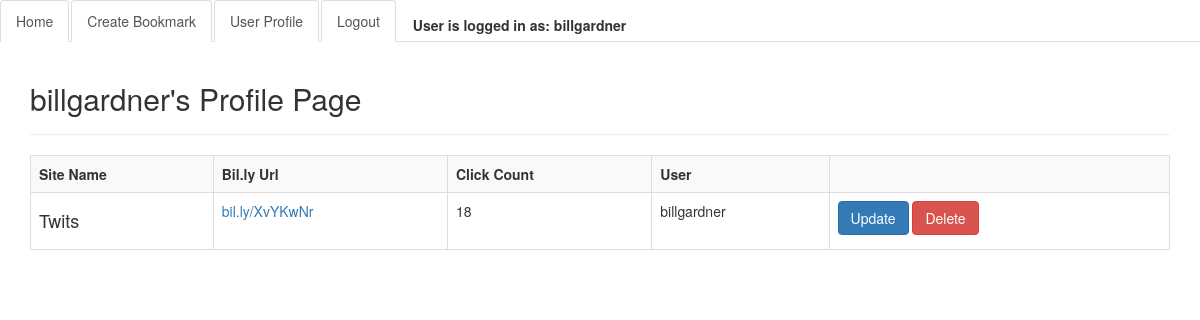
/accounts/profile/ (signed in), run on an earlier commit of the app's database.
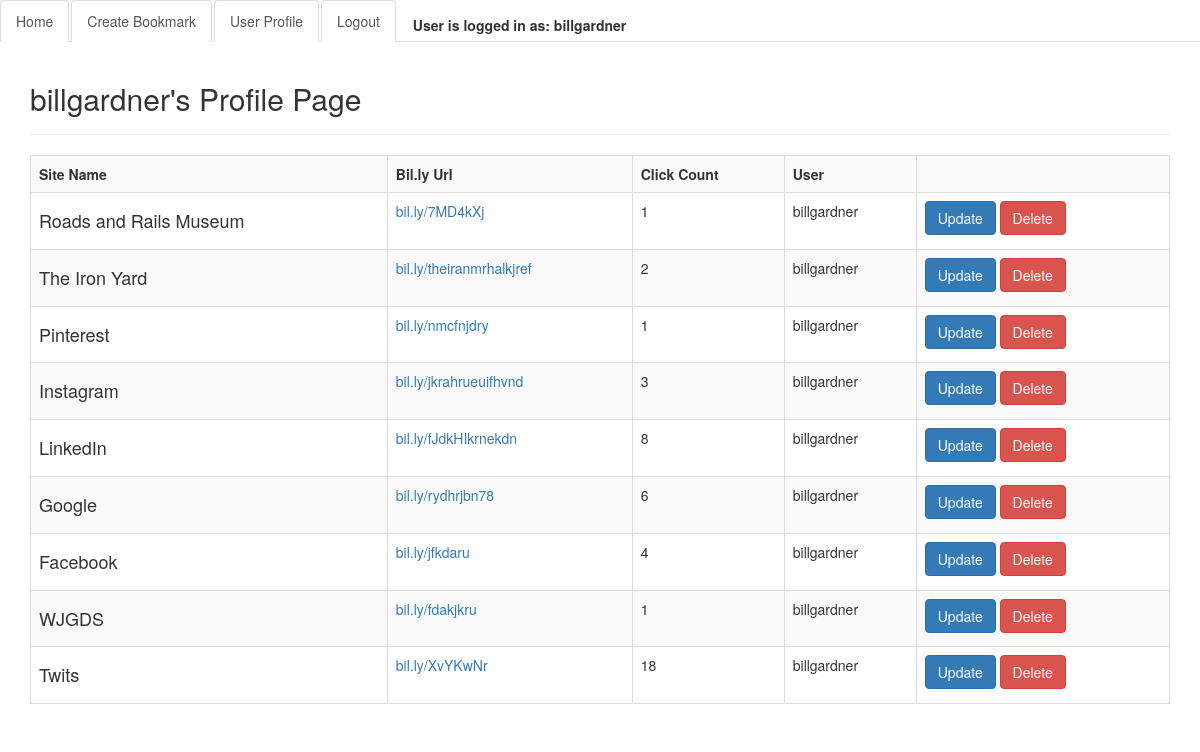
And on a later commit of the database.
### url/models.py (models this page shows, shortened)
class Url(models.Model):
    url = models.URLField()
    site_name = models.CharField(max_length=60)
    description = models.TextField()
    created = models.DateTimeField(auto_now_add=True)
    hashid = models.CharField(max_length=50)
    user = models.ForeignKey(User)
    click_count = models.IntegerField(default=0)
    class Meta:
        ordering = ['-created']

### url/views.py (the view, shortened to what this page needs)
# urls.py: url(r'^accounts/profile/$', login_required(ProfileView.as_view()), name="profile"),
class ProfileView(ListView):
    template_name = "accounts/profile.html"
    def get_queryset(self):
        return Url.objects.filter(user=self.request.user)
    class Meta:
        ordering = ['-created']

### templates/accounts/profile.html
{% extends "base.html" %}
{% block content %}
    <div class="page-header">
      <h2>{{ request.user }}'s Profile Page</h2>
    </div>
    <table class="table table-striped table-bordered">
      <tr>
          <th>Site Name</th>
          <th>Bil.ly Url</th>
          <th>Click Count</th>
          <th>User</th>
          <th></th>
      </tr>
      {% for object in object_list %}
        <tr>
            <td><h4>{{ object.site_name }}</h4></td>
            <td><a href="{% url 'redirect' object.hashid %}" target="_blank">bil.ly/{{ object.hashid }}</a></td>
            <td>{{ object.click_count }}</td>
            <td>{{ object.user }}</td>
            <td><a class= "btn btn-primary" href="{% url 'update_bookmark' object.id %}">Update</a>
            <a class= "btn btn-danger" href="{% url 'delete_bookmark' object.id %}">Delete</a></td>
        </tr>
      {% endfor %}
    </table>
{% endblock %}

What changed in the data, as far as the page shows it:
added Url: site_name "Roads and Rails Museum", hashid "7MD4kXj", click_count "1", user "billgardner"
added Url: site_name "The Iron Yard", hashid "theiranmrhalkjref", click_count "2", user "billgardner"
added Url: site_name "Pinterest", hashid "nmcfnjdry", click_count "1", user "billgardner"
added Url: site_name "Instagram", hashid "jkrahrueuifhvnd", click_count "3", user "billgardner"
added Url: site_name "LinkedIn", hashid "fJdkHIkrnekdn", click_count "8", user "billgardner"
added Url: site_name "Google", hashid "rydhrjbn78", click_count "6", user "billgardner"
added Url: site_name "Facebook", hashid "jfkdaru", click_count "4", user "billgardner"
added Url: site_name "WJGDS", hashid "fdakjkru", click_count "1", user "billgardner"
